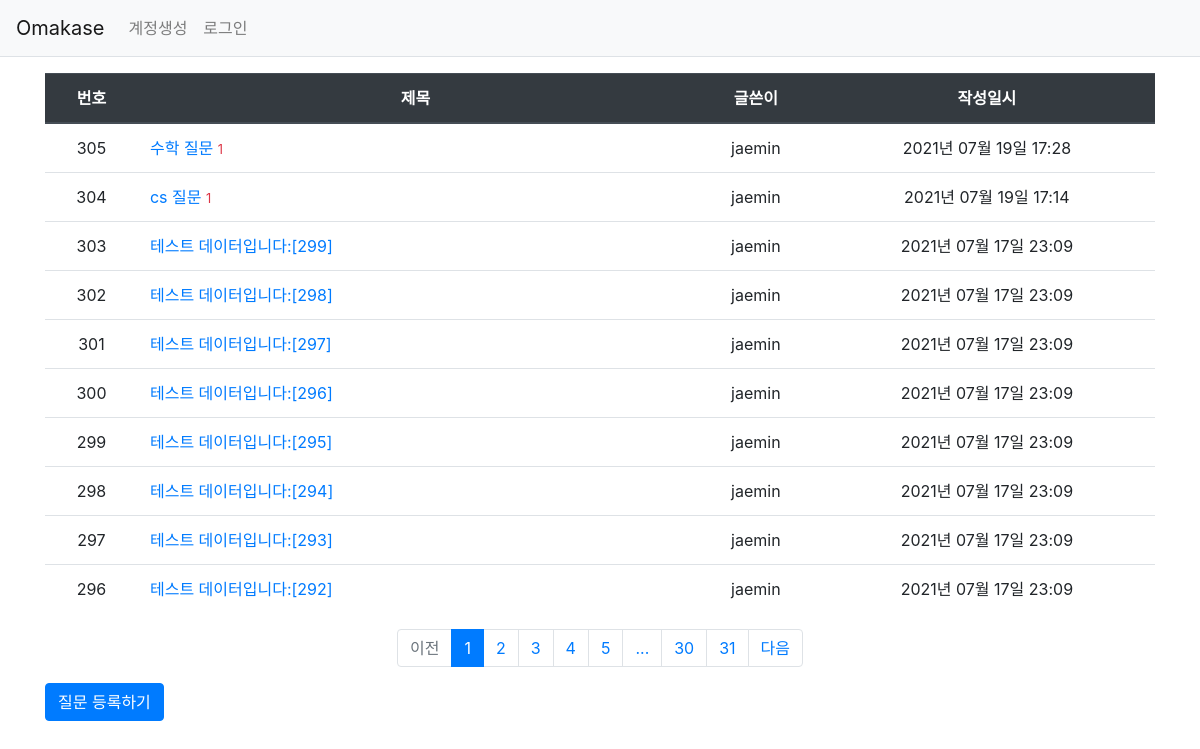
Page /question/list/ on the committed database.
### pybo/models.py (models this page shows)
class Question(db.Model):
    id = db.Column(db.Integer, primary_key=True)
    subject = db.Column(db.String(200), nullable=False)
    content = db.Column(db.Text(), nullable=False)
    create_date = db.Column(db.DateTime(), nullable=False)
    user_id = db.Column(db.Integer, db.ForeignKey('user.id', ondelete='CASCADE'), nullable=False)
    user = db.relationship('User', backref=db.backref('question_set'))
    modify_date = db.Column(db.DateTime(), nullable=True)

class User(db.Model):
    id = db.Column(db.Integer, primary_key=True)
    username = db.Column(db.String(150), unique=True, nullable=False)
    password = db.Column(db.String(200), nullable=False)
    email = db.Column(db.String(120), unique=True, nullable=False)

### pybo/views/question_views.py (the view)
@bp.route('/list/')
def _list():
    page = request.args.get('page', type=int, default=1)
    question_list = Question.query.order_by(Question.create_date.desc())
    question_list = question_list.paginate(page, per_page=10)
    return render_template('question/question_list.html', question_list=question_list)

### pybo/filter.py (called while the page is built)
def format_datetime(value, fmt='%Y년 %m월 %d일 %H:%M'):
    return value.strftime(fmt)

### pybo/views/auth_views.py (called while the page is built)
@bp.before_app_request
def load_logged_in_user():
    user_id = session.get('user_id')
    if user_id is None:
        g.user = None
    else:
        g.user = User.query.get(user_id)

### pybo/templates/question/question_list.html
{% extends 'base.html' %}
{% block content %}
<div class="container my-3">
    <table class="table">
        <thead>
        <tr class="text-center thead-dark">
            <th>번호</th>
            <th style="width:50%">제목</th>
            <th>글쓴이</th>
            <th>작성일시</th>
        </tr>
        </thead>
        <tbody>
        {% if question_list %}
        {% for question in question_list.items %}
        <tr class="text-center">
            <td>{{ question_list.total - ((question_list.page-1) * question_list.per_page) - loop.index0 }}</td>
            <td class="text-left">
                <a href="{{ url_for('question.detail', question_id=question.id) }}">{{ question.subject }}</a>
                {% if question.answer_set|length > 0 %}
                <span class="text-danger small m1-2">{{ question.answer_set|length }}</span>
                {% endif %}
            </td>
            <td>{{ question.user.username }}</td>
            <td>{{ question.create_date|datetime }}</td>
        </tr>
        {% endfor %}
        {% else %}
        <tr>
            <td colspan="3">질문이 없습니다.</td>
        </tr>
        {% endif %}
        </tbody>
    </table>
    <ul class="pagination justify-content-center">
        {% if question_list.has_prev %}
        <li class="page-item">
            <a class="page-link" href="?page={{ question_list.prev_num }}">이전</a>
        </li>
        {% else %}
        <li class="page-item disabled">
            <a class="page-link" tabindex="-1" aria-disabled="true" href="#">이전</a>
        </li>
        {% endif %}
        {% for page_num in question_list.iter_pages() %}
            {% if page_num %}
                {% if page_num != question_list.page %}
                <li class="page-item">
                    <a class="page-link" href="?page={{ page_num }}">{{ page_num }}</a>
                </li>
                {% else %}
                <li class="page-item active" aria-current="page">
                    <a class="page-link" href="#">{{ page_num }}</a>
                </li>
                {% endif %}
           {% else %}
                <li class="disabled">
                    <a class="page-link" href="#">...</a>
                </li>
           {% endif %}
        {% endfor %}
        {% if question_list.has_next %}
        <li class="page-item">
            <a class="page-link" href="?page={{ question_list.next_num }}">다음</a>
        </li>
        {% else %}
        <li class="page-item disabled">
            <a class="page-link" tabindex="-1" aria-disabled="true" href="#">다음</a>
        </li>
        {% endif %}
    </ul>
    <a href="{{ url_for('question.create') }}" class="btn btn-primary">질문 등록하기</a>
</div>
{% endblock %}

### rows in the picture
Question: total "305", subject "수학 질문", answer_set|length "1", user.username "jaemin", create_date "2021년 07월 19일 17:28"
Question: total "304", subject "cs 질문", answer_set|length "1", user.username "jaemin", create_date "2021년 07월 19일 17:14"
Question: total "303", subject "테스트 데이터입니다:[299]", user.username "jaemin", create_date "2021년 07월 17일 23:09"
Question: total "302", subject "테스트 데이터입니다:[298]", user.username "jaemin", create_date "2021년 07월 17일 23:09"
Question: total "301", subject "테스트 데이터입니다:[297]", user.username "jaemin", create_date "2021년 07월 17일 23:09"
Question: total "300", subject "테스트 데이터입니다:[296]", user.username "jaemin", create_date "2021년 07월 17일 23:09"
Question: total "299", subject "테스트 데이터입니다:[295]", user.username "jaemin", create_date "2021년 07월 17일 23:09"
Question: total "298", subject "테스트 데이터입니다:[294]", user.username "jaemin", create_date "2021년 07월 17일 23:09"
Question: total "297", subject "테스트 데이터입니다:[293]", user.username "jaemin", create_date "2021년 07월 17일 23:09"
Question: total "296", subject "테스트 데이터입니다:[292]", user.username "jaemin", create_date "2021년 07월 17일 23:09"

### other values in the picture
{{ page_num }} "1"
{{ page_num }} "2" "3" "4" "5" "30" "31"
